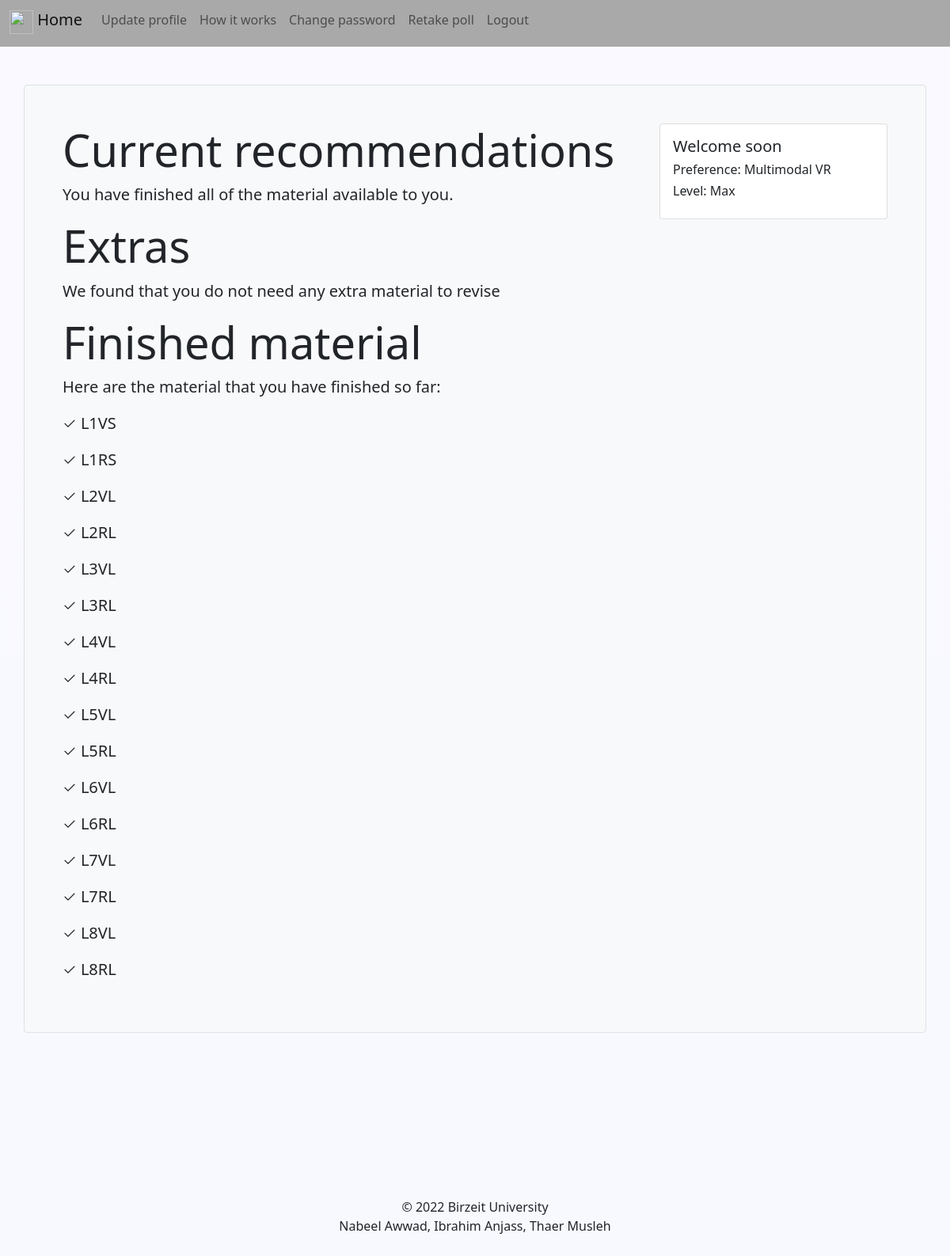
The app's page / (signed in) with its own data.
### learning/models.py (models this page shows)
class User(AbstractUser):
    is_student = models.BooleanField(default=False)
    is_teacher = models.BooleanField(default=False)

class Material(models.Model):
    level = models.ForeignKey(Level, on_delete=models.DO_NOTHING)
    name = models.CharField(max_length=100)
    material_type = models.CharField(max_length=1, choices=MATERIAL_TYPES)
    material_length = models.CharField(max_length=1, choices=MATERIAL_LENGTH)
    uploader = models.ForeignKey(User, on_delete=models.CASCADE)
    link = models.CharField(max_length=100)
    def __str__(self):
        return self.name

### learning/views.py (the view, shortened to what this page needs)
# urls.py: path('', learning_views.home, name='home'),
@login_required
def home(request):
    student = request.user.student
    if not student.took_poll:
        return redirect('poll')
    if not student.took_quiz:
        return redirect('quiz')
    preference = student.get_preferred_media_display()
    learned = student.learned_material.all()
    print('learned', learned)
    misconceptions = Material.objects.filter(level__skill_required__lt=student.student_skill)
    materials = Material.objects.filter(level__skill_required__exact=student.student_skill, material_length='L')
    for mat in learned:
        materials = materials.exclude(name__exact=mat.name)
    student_scores = Score.objects.filter(student=student)
    for score in student_scores:
        if score.score == 1:
            misconceptions = misconceptions.exclude(level=score.level, material_length__exact='L')
        elif score.score == 0 or score.score == 2:
            misconceptions = misconceptions.exclude(level=score.level)
    for mat in learned:
        misconceptions = misconceptions.exclude(name__exact=mat.name)
    if len(student.preferred_media) == 1:
        materials = materials.filter(material_type__exact=student.preferred_media)
        misconceptions = misconceptions.filter(material_type__exact=student.preferred_media)
    elif len(student.preferred_media) == 2:
        materials = materials.filter(Q(material_type__exact=student.preferred_media[0])
                                     | Q(material_type__exact=student.preferred_media[1]))
        misconceptions = misconceptions.filter(Q(material_type__exact=student.preferred_media[0])
                                               | Q(material_type__exact=student.preferred_media[1]))
    if not materials and student.student_skill != 9:
        student.student_skill += 1
        student.save()
        return redirect('home')
    if request.method == 'POST':
        for mat in materials:
            if mat.name in request.POST:
                student.learned_material.add(mat)
                student.save()
        for mat in misconceptions:
            if mat.name in request.POST:
                student.learned_material.add(mat)
        return redirect("home")
    else:
        learned = student.learned_material.all()
        context = {
            'materials': materials,
            'misconceptions': misconceptions,
            'learned': learned,
            'preference': preference
        }
        return render(request, 'home.html', context)

### templates/home.html (shortened to what this page needs)
{% extends 'base.html' %}
{% block content %}
    <div class="card float-end bg-gradiant rounded" style="width: 18rem;">
        <div class="card-body">
            <h5 class="card-title">Welcome {{ user.username }}</h5>
            <div class="row ml-1 ">
                <div>
                    <h6>Preference: {{ preference }}</h6>
                </div>
                <div>
                    {% if not materials %}
                    <h6>Level: Max</h6>
                    {% else %}
                    <h6>Level: {{ user.student.student_skill }}</h6>
                    {% endif %}
                </div>
            </div>
        </div>
    </div>
    <h1 class="display-4">Current recommendations</h1>
    <form method="post">
    {% if not materials %}
    <p class="lead"><strong>You have finished all of the material available to you.
    </strong></p>
    {% endif %}
    <h1 class="display-4">Extras</h1>
    {% if not misconceptions %}
        <p class="lead"><strong>We found that you do not need any extra material to revise</strong></p>
    {% endif %}
    </form>
    {% if not learned %}
    <br>
    {% else %}
    <h2 class="display-4">Finished material</h2>
        <p class="lead"><strong>Here are the material that you have finished so far:</strong></p>
    {% for mat in learned %}
        <p class="lead">✓ {{ mat.name }}</p>
    {% endfor %}
    {% endif %}
{% endblock %}

### templates/templates/base.html (shortened to what this page needs)
<!DOCTYPE html>
<html lang="en">
<head>
    <link href="https://cdn.jsdelivr.net/npm/bootstrap@5.0.2/dist/css/bootstrap.min.css" rel="stylesheet"
>
</head>
<body class="bg-gradient" style="background-color: ghostwhite">
<header>
{% include "navbar.html" %}
</header>
<main>
    <div class="container p-5 my-5 border bg-light rounded">
        {% block content %}
        {% endblock %}
    </div>
</main>
</body>
<footer class="page-footer font-small cyan darken-3">
  <div class="container">
    <div class="row">
      <div class="col-md-12 py-5">
      </div>
    </div>
  </div>
  <div class="footer-copyright text-center py-3">© 2022 Birzeit University
    <p> Nabeel Awwad, Ibrahim Anjass, Thaer Musleh</p>
  </div>
</footer>
</html>

### templates/templates/navbar.html (shortened to what this page needs)
<nav class="navbar navbar-expand-lg navbar-light" style="background-color: darkgray">
            <div class="container-fluid">
                <ul class="navbar-nav">
                    {% if user.is_authenticated %}
                        <a href="{% url 'home' %}"
                           class="navbar-brand mb-0 h1">
                        <img src="https://cdn.discordapp.com/attachments/593379149050150925/930467573592653884/logo.png"
                        class="d-inline-block align-top" width="30" height="30">
                        Home
                        </a>
                        <li class="nav-item h6">
                            <a class="nav-link" href="{% url 'update' %}">Update profile</a>
                        </li>
                        <li class="nav-item h6">
                            <a class="nav-link" href="#">How it works</a>
                        </li>
                        <li class="nav-item h6">
                            <a class="nav-link" href="{% url 'change_pass' %}">Change password</a>
                        </li>
                        <li class="nav-item h6">
                            <a class="nav-link" href="{% url 'poll' %}">Retake poll</a>
                        </li>
                        <li class="nav-item h6">
                            <a class="nav-link" href="{% url 'logout' %}">Logout</a>
                        </li>
                    {% endif %}

### records on screen
User: username "soon"
Material: name "L1VS"
Material: name "L1RS"
Material: name "L2VL"
Material: name "L2RL"
Material: name "L3VL"
Material: name "L3RL"
Material: name "L4VL"
Material: name "L4RL"
Material: name "L5VL"
Material: name "L5RL"
Material: name "L6VL"
Material: name "L6RL"
Material: name "L7VL"
Material: name "L7RL"
Material: name "L8VL"
Material: name "L8RL"

### other values on screen
{{ preference }} "Multimodal VR"
